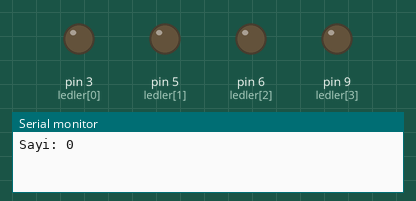
This sketch was run on a simulated Arduino Uno, built with avr-gcc and run on an emulated ATmega328P. Shown: output pins drawn as LEDs (lit = HIGH), the last lines printed to the serial monitor.

Above: at 0.5 s.
At 2.5 s:
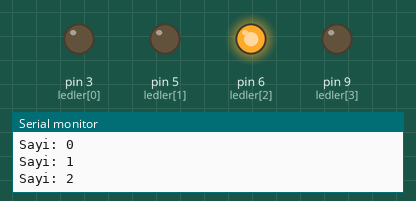
At 4.5 s:
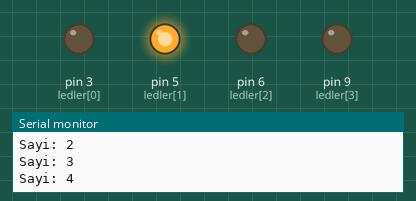
At 9.5 s:
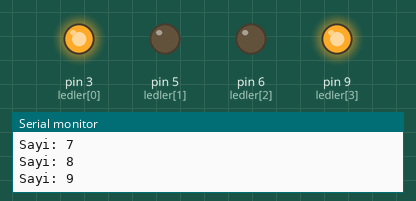
At 14.5 s:
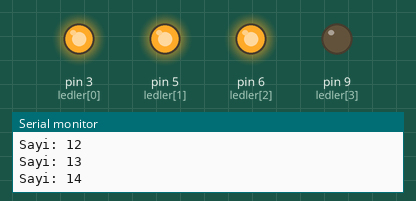
At 19.5 s:
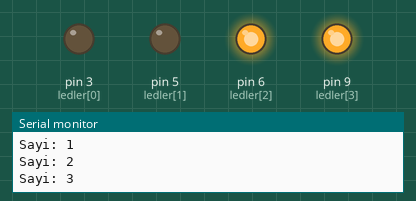
Timing chart, 0 to 20.8 s (numbered marks = the images above):
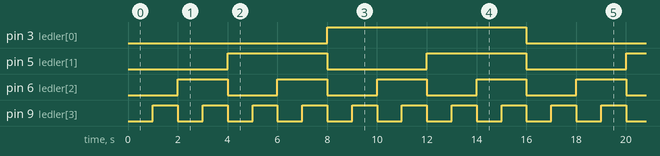

Measured:
- by itself, pin 3 (ledler[0]): alternates HIGH for 8.0 s and LOW for 8.0 s
- by itself, pin 5 (ledler[1]): alternates HIGH for 4.0 s and LOW for 4.0 s
- by itself, pin 6 (ledler[2]): alternates HIGH for 2.0 s and LOW for 2.0 s
- by itself, pin 9 (ledler[3]): alternates HIGH for 1.0 s and LOW for 1.0 s

The sketch:

ak0190_binarySayici.ino
```cpp
/*
  BU KOD NE YAPAR?
  Bu kod, 0'dan 15'e her saniye sayar ve sayıyı 3, 5, 6, 9 numaralı pinlerdeki 4 LED'de ikilik
  (binary) olarak gösterir. Sayı Seri Monitör'e de yazılır; 15'ten sonra baştan başlar.
*/

/*
  ak0190 — Binary sayıcı (harcama)
  Ne öğreneceğiz: Yeni fikir yok, bilerek — ak0120 (sayaç), ak0160 (if + %) ve
    ak0185 (dizi) burada birlikte çalışıyor: 4 LED 0'dan 15'e kadar İKİLİK (binary)
    sayıyor, seri port aynı sayıyı ONLUK yazıyor.
  Malzeme: Arduino Uno kartı, USB kablosu, 4 LED, 4 adet 220 ohm direnç, breadboard,
    5 jumper kablo (dirençler ortak GND hattında, hat tek jumper ile Arduino GND'ye
    bağlanır — ak0185'teki gibi)
  Devre: ak0185 ile aynen — 1. LED (+) -> pin 3, 2. LED (+) -> pin 5, 3. LED (+) ->
    pin 6, 4. LED (+) -> pin 9. Alışılmış yazımla eşleşsin diye EN SAĞDAKİ LED (pin 9)
    = 1'ler basamağı (en küçük değerli bit), EN SOLDAKİ LED (pin 3) = 8'ler basamağı
    (en büyük değerli bit) — tıpkı onluk sayılarda birler basamağının en sağda olması
    gibi.

  Şimdilik kara kutu (sonra açacağız):
    void                    -> "fonksiyon" konusunda açılacak
    OUTPUT                  -> buton dersinde (ünite 2), INPUT ile birlikte açılacak
    Serial ve noktalı yazım -> "fonksiyon" konusunda açılacak
  Bunlara şimdilik dokunma, sırası gelince tek tek açacağız.

  kaynak: ..\arsiv\005binarySayici\005binarySayici.ino — kaynakta üç ciddi hata vardı,
          hiçbiri taşınmadı: (1) pinMode(pin[i], LOW) yanlış yazılmış (LED söndürmez,
          pinin GÖREVİNİ bozar) -> digitalWrite(ledler[i], LOW) yapıldı; (2) global
          "int i" ile döngü içindeki "int i" aynı isimdi (biri diğerini gölgeliyordu,
          kafa karıştırıcı) -> sayaca "sayi" adı verildi, "i" yalnız döngülerde kaldı;
          (3) else kullanılıyordu (bu düzeyde yok, Ünite 2'de açılacak) -> önce dört LED
          söndürülüp sonra yalnız "1" olan bitler tek tek yakılarak else'siz kuruldu.
          Ayrıca bitler arası delay(250) kaldırıldı (sayı artık bir kerede gösteriliyor,
          animasyon değil), pinler 5/7/9/11 -> ak0185 devresi (3/5/6/9) ve ledler[]
          dizisiyle taşındı.
*/

// --- KAVRAM ---
// Bir sayının ikilik (binary) hâli, her biri AÇIK ya da KAPALI dört basamaktan oluşur:
// 8'ler - 4'ler - 2'ler - 1'ler. ak0160'ta öğrendiğin % (kalan) ile her basamağın
// AÇIK mı KAPALI mı olduğunu tek tek sorabiliriz:
//   (sayi % 2) > 0   -> 1'ler basamağı açık mı?
//   (sayi % 4) > 1   -> 2'ler basamağı açık mı?
//   (sayi % 8) > 3   -> 4'ler basamağı açık mı?
//   (sayi % 16) > 7  -> 8'ler basamağı açık mı?
// else YOK: önce dört LED de söndürülür, sonra yalnız AÇIK olması gerekenler yakılır.
// Basamaklar alışılmış yazımla eşleşsin diye EN SAĞDAKİ LED (ledler[3], pin 9) en
// küçük basamak (1'ler), EN SOLDAKİ LED (ledler[0], pin 3) en büyük basamak (8'ler).
const int ledSayisi = 4;
const int ledler[4] = {3, 5, 6, 9}; // 3=8'ler, 5=4'ler, 6=2'ler, 9=1'ler basamağı

int sayi = 0;

void setup() {
  Serial.begin(9600);
  for (int i = 0; i < ledSayisi; i++) {
    pinMode(ledler[i], OUTPUT);
  }
}

void loop() {
  for (int i = 0; i < ledSayisi; i++) {
    digitalWrite(ledler[i], LOW); // önce hepsi sönsün
  }

  if ((sayi % 2) > 0) {
    digitalWrite(ledler[3], HIGH); // 1'ler basamağı (pin 9, en sağ)
  }
  if ((sayi % 4) > 1) {
    digitalWrite(ledler[2], HIGH); // 2'ler basamağı (pin 6)
  }
  if ((sayi % 8) > 3) {
    digitalWrite(ledler[1], HIGH); // 4'ler basamağı (pin 5)
  }
  if ((sayi % 16) > 7) {
    digitalWrite(ledler[0], HIGH); // 8'ler basamağı (pin 3, en sol)
  }

  Serial.print("Sayi: ");
  Serial.println(sayi);

  sayi++;
  if (sayi == 16) {
    sayi = 0; // 15'ten sonra baştan başla
  }

  delay(1000);
}

// --- SEN YAP ---
// 1) Seri Monitör'de yazan onluk sayı ile yanan LED'leri karşılaştır. Sayi: 5 iken
//    hangi LED'ler yanıyor? (İpucu: 5 = 4 + 1, yani 4'ler ve 1'ler basamağı açık.)
// 2) delay(1000) değerini değiştir, sayma hızını ayarla.
// 3) İleri: sayma yönünü ters çevir — 15'ten 0'a insin (sayi-- ve sıfırlanma koşulunu
//    buna göre çevir).
```
